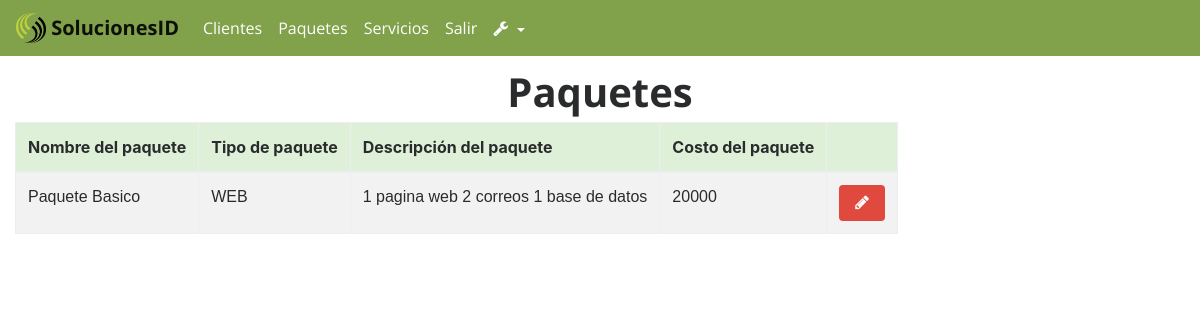
/index.php?action=RegistrosPaquetes (signed in), run on an earlier commit of the app's database.
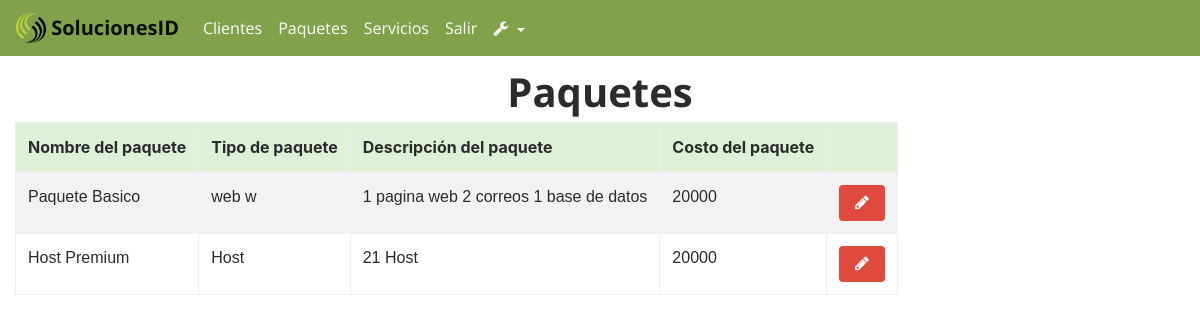
And on a later commit of the database.
### tables this page shows
CREATE TABLE `Paquete` (
  `nombrePaquete` varchar(50) NOT NULL,
  `idPaquete` int(11) NOT NULL,
  `costoPaquete` int(11) DEFAULT NULL,
  `tipoPaquete` varchar(50) DEFAULT NULL,
  `descripcionPaquete` varchar(150) DEFAULT NULL
);

### models/conexionBD.php (called while the page is built)
<?php
class Conexion{
	public static function conectar(){
		$link = new PDO("mysql:host=localhost;dbname=u700675089_soluc","root","ger3uicab");
		return $link;
	}
}
?>

### models/ModelPaquete.php (called while the page is built, shortened)
<?php
require_once "conexionBD.php";
class ModelPaquete extends Conexion{
	public static function visualizarPaqueteModel(){
		$stmt = Conexion::conectar()->prepare("SELECT idPaquete,nombrePaquete,costoPaquete,tipoPaquete,descripcionPaquete FROM Paquete");
		$stmt->execute();
		return $stmt->fetchAll();
	}
}
?>

### controllers/controllerAdministrador.php (called while the page is built, shortened)
<?php
class ControllerAdministrador{
	public function pagina(){
		include "views/template.php";
	}
	public function enlacesPaginasController(){
		if(isset( $_GET['action'])){
			$enlaces = $_GET['action'];
		}
		else{
			$enlaces = "index";
		}
		$respuesta = Paginas::enlacesPaginasModel($enlaces);
		include $respuesta;
	}
}
?>

### index.php (called while the page is built, shortened)
<?php
require_once 'models/ModelPaquete.php';
require_once "controllers/controllerAdministrador.php";
require_once 'controllers/controllerPaquete.php';
$mvc = new ControllerAdministrador();
$mvc -> pagina();
?>

### controllers/controllerPaquete.php (the view, shortened to what this page needs)
<?php
 class MvcControllerPaquete{
	  public function visualizarPaqueteController(){
		$respuesta = ModelPaquete::visualizarPaqueteModel();
		foreach($respuesta as $row => $item){
		echo'<tr>
				<td>'.$item["nombrePaquete"].'</td>
				<td>'.$item["tipoPaquete"].'</td>
				<td>'.$item["descripcionPaquete"].'</td>
				<td>'.$item["costoPaquete"].'</td>
								<td><a href="index.php?action=EditarPaquete&idPaquete='.$item["idPaquete"].'"><button class="btn btn-outline-primary"><i class="fa fa-pencil" aria-hidden="true"></i></button></a>
					</td>
				</tr>';
		}
	}
}
 ?>

What changed in the data, as far as the page shows it:
changed paquete "Paquete Basico": tipoPaquete "WEB" → "web w"
added paquete: nombrePaquete "Host Premium", tipoPaquete "Host", descripcionPaquete "21 Host", costoPaquete "20000"
